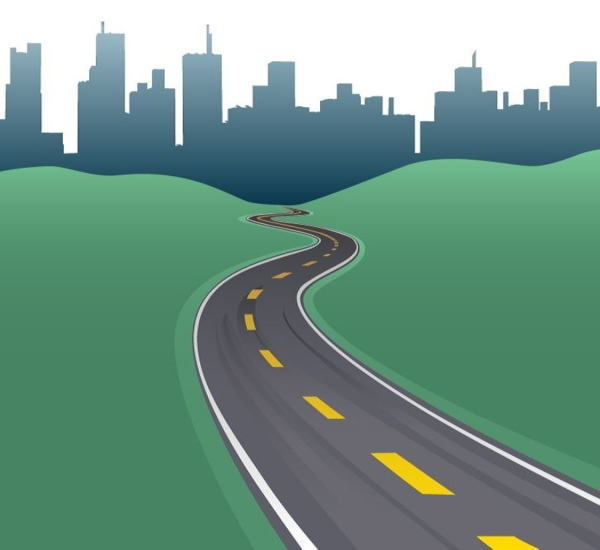
#> input picture project/1-Introductory projects/19-Road Line Detection/project one/roadone.jpeg, 1200 x 1099 px (shown at 1/2 size)
$ python project1.py
#> lines starting #> are read from the running program, lines starting #| are printed output that depends on the picture; after the words box and inside, x2 and y2 are one past the last pixel; in counts of white or black regions, pixels touching at a corner belong together
import cv2
import numpy as np
from matplotlib import pyplot as plt

img = cv2.imread('roadone.jpeg')
#> img is the input picture: shape (1099, 1200, 3); mean B, G, R 134.4, 148.5, 112.3
img = cv2.cvtColor(img, cv2.COLOR_RGB2BGR)
img = cv2.resize(img, (500, 500))
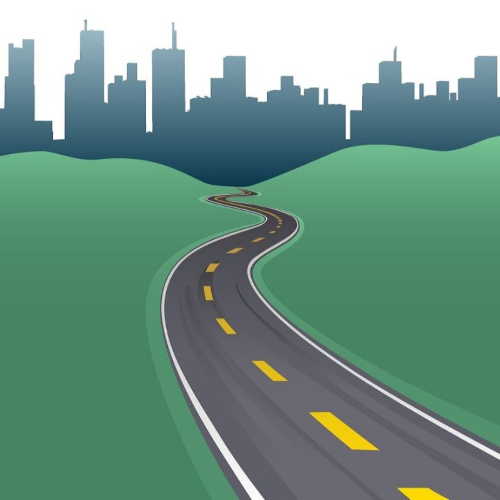
#> img: shape (500, 500, 3); mean R, G, B 112.2, 148.5, 134.4


def SetRegion(image, vertices):
    mask = np.zeros_like(image)  # Return an array of zeros with the same shape and type as a given array
    match_mask_color = (255,) * 3 #it replicates 255 for two times in an arr like it (255,255,255)
    cv2.fillPoly(mask, vertices,
                 match_mask_color)  # is used to draw filled polygons like rectangle, triangle, pentagon over an image
    masked_image = cv2.bitwise_and(image, mask)
    return masked_image


def DrawingLines(img, lines):
    img = np.copy(img)
    blank_image = np.zeros((img.shape[0], img.shape[1], 3), dtype=np.uint8)

    for line in lines:
        x1, y1, x2, y2 = line[0] # or   for x1, y1, x2, y2 in line

        cv2.line(blank_image, (x1, y1), (x2, y2), (0, 255, 0), thickness=10)

    # gamma is scaler added to each sum
    img = cv2.addWeighted(img, 1, blank_image, 1, 0.5) #addWeighted() helps in transition of the image to another.  in order to blend image
    return img


height = img.shape[0]
#> height = 500
width = img.shape[1]
#> width = 500

areavertices = [(0, height), (width / 2, height / 2), (width, height)]
#> areavertices = [(0, 500), (250, 250), (500, 500)]


canny = cv2.Canny(img, 100, 155)
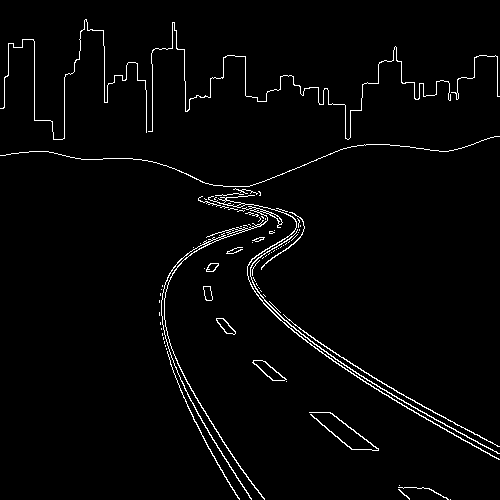
#> canny: shape (500, 500); 2.4% white in thin lines or dots
cropped = SetRegion(canny, np.array([areavertices], np.int32))
#> in SetRegion, `cv2.fillPoly(mask, vertices, match_mask_color)`:
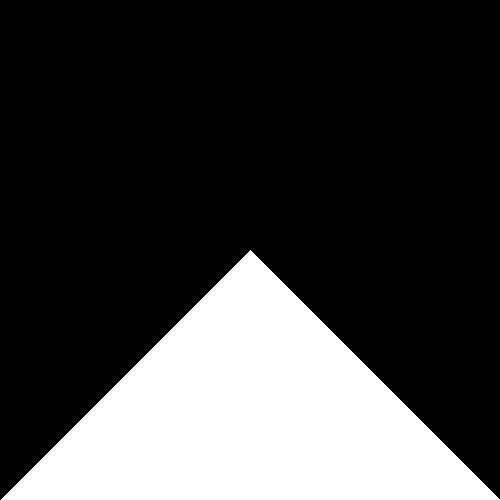
#> mask: shape (500, 500); 25% white; 1 white region, box (x1, y1, x2, y2) and area: (1, 250, 500, 500) 62500
#> in SetRegion, `masked_image = cv2.bitwise_and(image, mask)`:
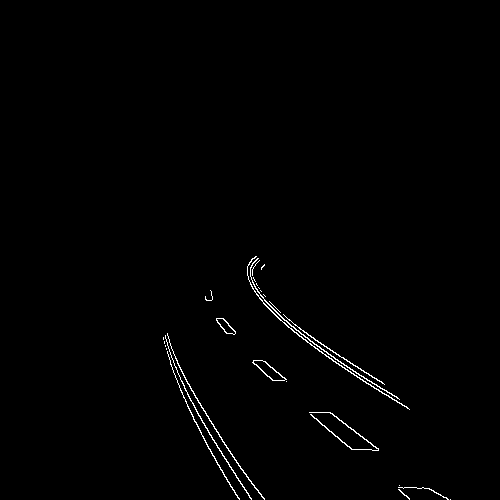
#> masked_image: shape (500, 500); 0.8% white in thin lines or dots, all inside (x1, y1, x2, y2) = (163, 256, 451, 500)

#rho is measured in pixels and theta is measured in radians
houghline = cv2.HoughLinesP(cropped, rho=6, theta=np.pi / 180, threshold=160, lines=np.array([]),
                            minLineLength=100, maxLineGap=80)
#> houghline = [[274, 313, 407, 407], [259, 297, 402, 405], [165, 335, 219, 450], [278, 318, 397, 402], [167, 352, 238, 498], [170, 363, 251, 483], [261, 360, 443, 497], [256, 294, 409, 409], [259, 298, 374, 388], [168, 356, 231, 469], [179, 387, 234, 492]]

final_lines = DrawingLines(img, houghline)
#> the loop in DrawingLines, `for line in lines:` made 11 passes
#> after the loop in DrawingLines, `for line in lines:`:
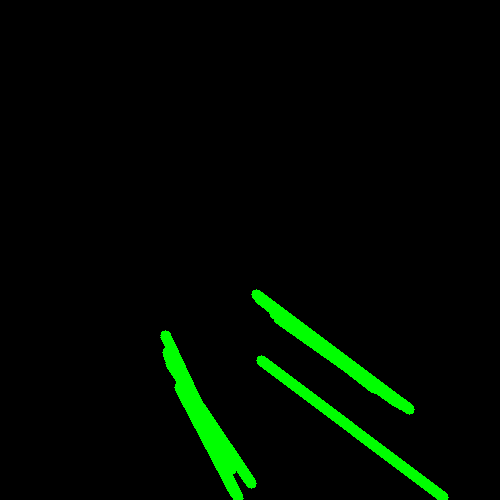
#> blank_image: shape (500, 500, 3); mean of channels 0, 1, 2 0, 9.2, 0; drawn as B, G, R
#> in DrawingLines, `img = cv2.addWeighted(img, 1, blank_image, 1, 0.5)`:
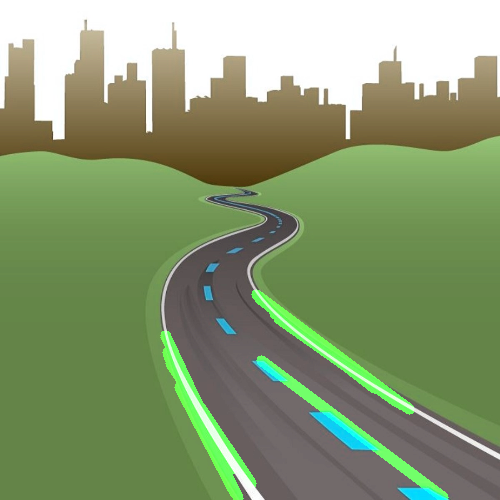
#> img: shape (500, 500, 3); mean of channels 0, 1, 2 112.7, 153.2, 134.9; drawn as B, G, R

plt.imshow(final_lines)
plt.show()
cv2.destroyAllWindows()
